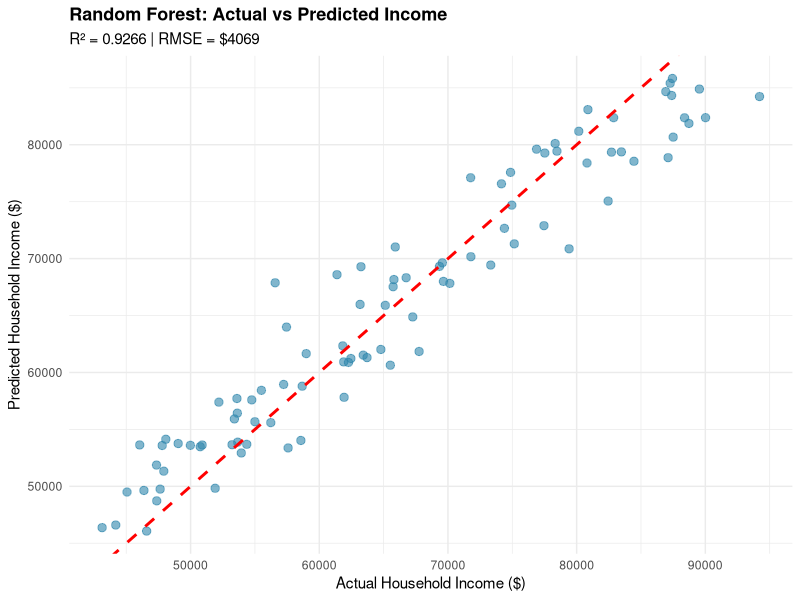
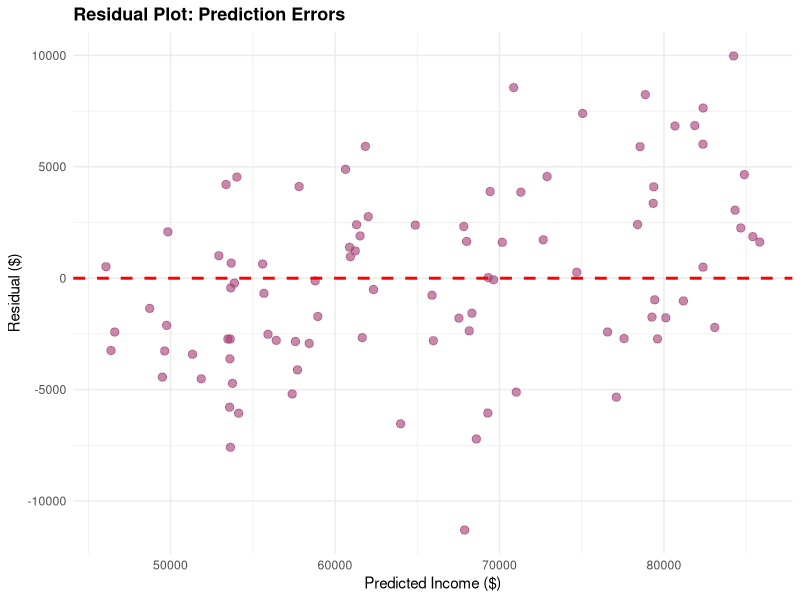
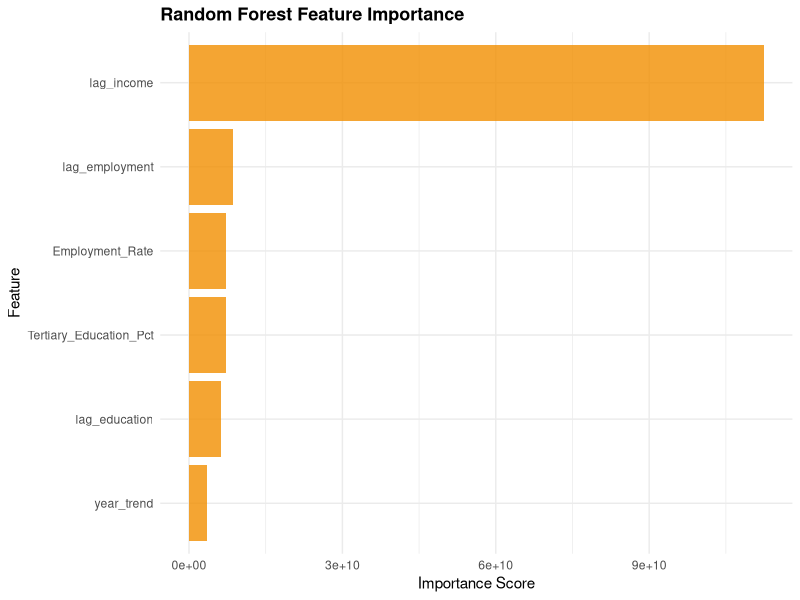
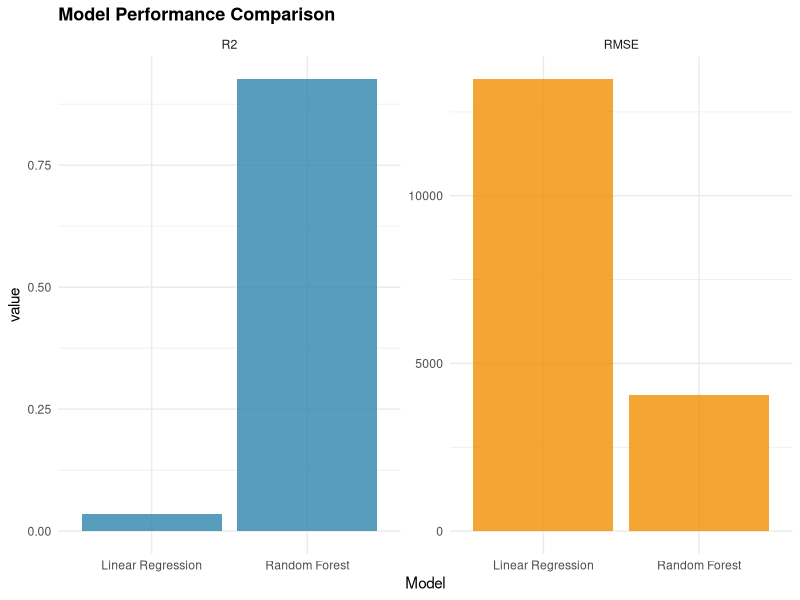

Recreate these plots in R, in order.
library(tidyverse)
library(readxl)
library(ranger)

# Load
df <- read_excel("education-income-emp_rate_nz_2000-2019.xlsx")

# Feature engineering
df_modeling <- df %>%
  arrange(`SA2 Code`, Year) %>%
  group_by(`SA2 Code`) %>%
  mutate(
    lag_income = lag(`Household Income`),
    lag_employment = lag(`Employment Rate`),
    lag_education = lag(`Tertiary Education Pct`),
    year_trend = Year - 2000
  ) %>%
  ungroup() %>%
  drop_na()

# Train/test
train <- df_modeling %>% filter(Year <= 2017)
test <- df_modeling %>% filter(Year > 2017)

cat("Training set:", nrow(train), "rows\n")
cat("Test set:", nrow(test), "rows\n\n")

# ============================================================================
# MODEL 1: Linear Regression
# ============================================================================
cat("===== MODEL 1: LINEAR REGRESSION =====\n")
lm_fit <- lm(`Household Income` ~ `Tertiary Education Pct` + `Employment Rate` + year_trend, data = train)

test_pred_lm <- test %>%
  mutate(pred_lm = predict(lm_fit, newdata = test))

rmse_lm <- sqrt(mean((test_pred_lm$`Household Income` - test_pred_lm$pred_lm)^2))
r2_lm <- cor(test_pred_lm$`Household Income`, test_pred_lm$pred_lm)^2
mae_lm <- mean(abs(test_pred_lm$`Household Income` - test_pred_lm$pred_lm))

cat(sprintf("RMSE: $%.2f\nR²: %.4f\nMAE: $%.2f\n\n", rmse_lm, r2_lm, mae_lm))

# ============================================================================
# MODEL 2: Random Forest
# ============================================================================
cat("===== MODEL 2: RANDOM FOREST =====\n")

rf_fit <- ranger(
  Household_Income ~ Tertiary_Education_Pct + Employment_Rate + 
    lag_income + lag_employment + lag_education + year_trend,
  data = train %>% rename(
    Household_Income = `Household Income`,
    Tertiary_Education_Pct = `Tertiary Education Pct`,
    Employment_Rate = `Employment Rate`
  ),
  num.trees = 500,
  importance = "impurity"
)

test <- test %>%
  rename(
    Household_Income = `Household Income`,
    Tertiary_Education_Pct = `Tertiary Education Pct`,
    Employment_Rate = `Employment Rate`,
    SA2_Code = `SA2 Code`,
    Suburb_Name = `Suburb Name`
  )

test_pred_rf <- test %>%
  mutate(pred_rf = predict(rf_fit, data = test)$predictions)

rmse_rf <- sqrt(mean((test_pred_rf$Household_Income - test_pred_rf$pred_rf)^2))
r2_rf <- cor(test_pred_rf$Household_Income, test_pred_rf$pred_rf)^2
mae_rf <- mean(abs(test_pred_rf$Household_Income - test_pred_rf$pred_rf))

cat(sprintf("RMSE: $%.2f\nR²: %.4f\nMAE: $%.2f\n\n", rmse_rf, r2_rf, mae_rf))

# Feature importance
cat("\nFeature Importance:\n")
importance_df <- data.frame(
  Feature = names(rf_fit$variable.importance),
  Importance = rf_fit$variable.importance
) %>% arrange(desc(Importance))
print(importance_df)

library(ggplot2)

# 1. RF: Actual vs Predicted
p1 <- test_pred_rf %>%
  ggplot(aes(x = Household_Income, y = pred_rf)) +
  geom_point(alpha = 0.6, color = "#2E86AB", size = 2.5) +
  geom_abline(intercept = 0, slope = 1, linetype = "dashed", color = "red", linewidth = 1) +
  labs(
    title = "Random Forest: Actual vs Predicted Income",
    x = "Actual Household Income ($)",
    y = "Predicted Household Income ($)",
    subtitle = sprintf("R² = %.4f | RMSE = $%.0f", r2_rf, rmse_rf)
  ) +
  theme_minimal() +
  theme(plot.title = element_text(face = "bold", size = 13))

ggsave("01_rf_predictions.png", p1, width = 10, height = 6, dpi = 300)

# 2. Residuals
p2 <- test_pred_rf %>%
  mutate(residual = Household_Income - pred_rf) %>%
  ggplot(aes(x = pred_rf, y = residual)) +
  geom_point(alpha = 0.6, color = "#A23B72", size = 2.5) +
  geom_hline(yintercept = 0, linetype = "dashed", color = "red", linewidth = 1) +
  labs(
    title = "Residual Plot: Prediction Errors",
    x = "Predicted Income ($)",
    y = "Residual ($)"
  ) +
  theme_minimal() +
  theme(plot.title = element_text(face = "bold", size = 13))

ggsave("02_residuals.png", p2, width = 10, height = 6, dpi = 300)

# 3. Feature importance
p3 <- importance_df %>%
  ggplot(aes(x = reorder(Feature, Importance), y = Importance)) +
  geom_col(fill = "#F18F01", alpha = 0.8) +
  coord_flip() +
  labs(
    title = "Random Forest Feature Importance",
    x = "Feature",
    y = "Importance Score"
  ) +
  theme_minimal() +
  theme(plot.title = element_text(face = "bold", size = 13))

ggsave("03_feature_importance.png", p3, width = 10, height = 6, dpi = 300)

# 4. Model comparison
model_comparison <- data.frame(
  Model = c("Linear Regression", "Random Forest"),
  RMSE = c(rmse_lm, rmse_rf),
  R2 = c(r2_lm, r2_rf)
)

p4 <- model_comparison %>%
  pivot_longer(cols = -Model) %>%
  ggplot(aes(x = Model, y = value, fill = name)) +
  geom_col(position = "dodge", alpha = 0.8) +
  facet_wrap(~name, scales = "free_y") +
  labs(title = "Model Performance Comparison") +
  theme_minimal() +
  scale_fill_manual(values = c("#2E86AB", "#F18F01")) +
  theme(plot.title = element_text(face = "bold", size = 13), legend.position = "none")

ggsave("04_model_comparison.png", p4, width = 10, height = 5, dpi = 300)

cat("✓ All plots saved!\n")
